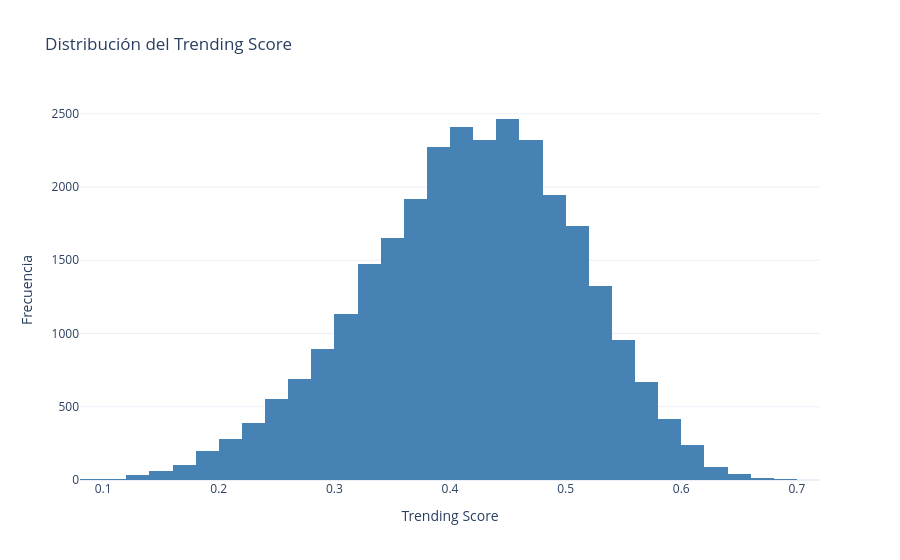

The code cell stored with this chart in its notebook:
### Code cell
import plotly.graph_objects as go

fig = go.Figure()
fig.add_trace(go.Histogram(
    x=df['trending_score'],
    nbinsx=50,
    marker_color='steelblue',
    name='Trending Score'
))

fig.update_layout(
    title='Distribución del Trending Score',
    xaxis_title='Trending Score',
    yaxis_title='Frecuencia',
    showlegend=False,
    template='plotly_white'
)
fig.show()

percentiles = [50, 60, 70, 75, 80, 85, 90, 95]
print("\nPercentiles del trending score:")
for p in percentiles:
    val = df['trending_score'].quantile(p/100)
    print(f"  {p}%: {val:.4f}")

### Figure 1 — Plotly figure (JSON) as saved in the notebook; plotly's stock layout.template omitted (floating-point values rounded to 4 significant figures; data arrays with more than 128 entries replaced by an {"elided": "..."} marker saying what was removed)
{"data": [{"marker": {"color": "steelblue"}, "name": "Trending Score", "nbinsx": 50, "type": "histogram", "x": {"elided": "28608 float values"}}], "layout": {"showlegend": false, "title": {"text": "Distribución del Trending Score"}, "xaxis": {"title": {"text": "Trending Score"}}, "yaxis": {"title": {"text": "Frecuencia"}}}}
